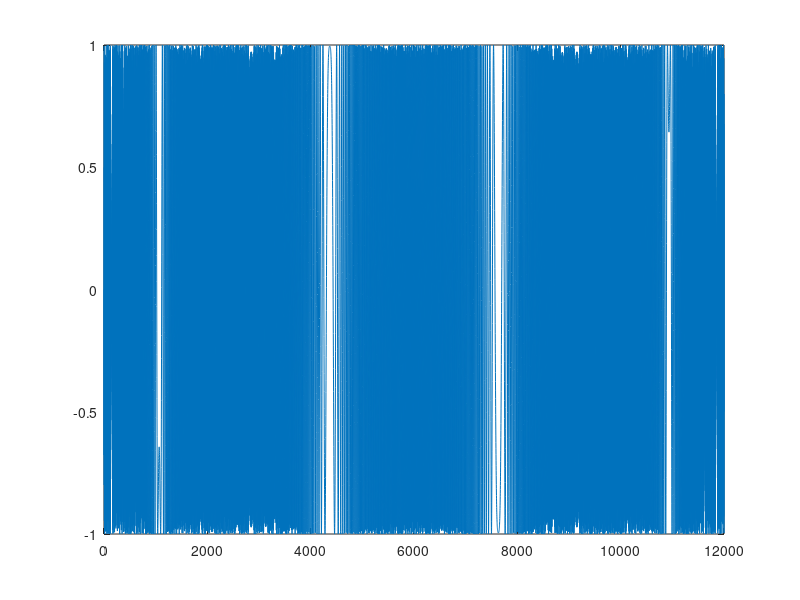

MATLAB code for this plot: (Note: this script raises an error after producing the figure.)
% discrete_time_signal.m
%%%%%%%%%%%%%%%%%%%%%%
%
% Create a signal
%
%%%%%%%%%%%%%%%%%%%%%%
fs=1000;
Ts=1/fs;
N=12000;
t=(0:N-1)*Ts;
s=sin(2*t.*(t-3).*(t-6).*(t-9).*(t-12));
% sound(s)
% plot(t,s);
% title('Original Audio Signal x(t)');
% xlabel('time t [sec]');
% ylabel('amplitude');

plot(s);
title('Discrete time signal x[n]:=x(n/fs)','x(t) = sin(2t(t-3)(t-6)(t-9)(t-12))');
xlabel('n = 0, 1, 2, ..., N-1');
ylabel('x[n]');
yticks([-1 0 1]);
